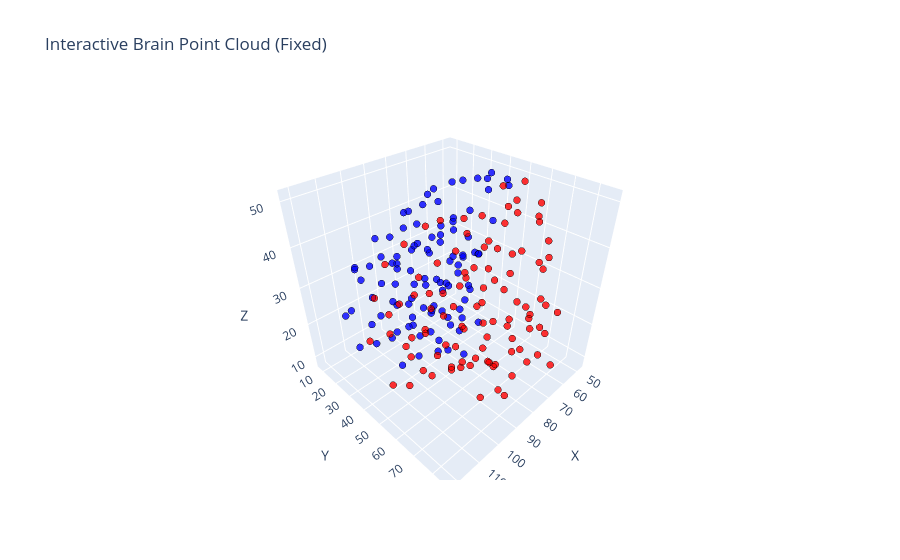

Source (notebook cell):
### Code cell
import plotly.graph_objects as go
import numpy as np

# Your [200,3] tensor
pc = cloud.cpu().numpy()  # Ensure numpy

# Colors & indices as arrays
colors = np.array(['blue'] * 100 + ['red'] * 100)
customdata = np.arange(200)

fig = go.Figure(data=[go.Scatter3d(
    x=pc[:,0], y=pc[:,1], z=pc[:,2],
    mode='markers',
    marker=dict(size=4, color=colors, line=dict(width=0.5, color='black'), opacity=0.8),
    name='Left (blue) / Right (red)',
    hovertemplate='<b>Point %{customdata}</b><br>X: %{x:.3f}<br>Y: %{y:.3f}<br>Z: %{z:.3f}<extra></extra>',
    customdata=customdata  # ✅ np.array
)])

fig.update_layout(
    title="Interactive Brain Point Cloud (Fixed)",
    scene=dict(xaxis_title='X', yaxis_title='Y', zaxis_title='Z', aspectmode='cube')
)
fig.show()

### Figure 1 — Plotly figure (JSON) as saved in the notebook; plotly's stock layout.template omitted (floating-point values rounded to 4 significant figures; data arrays with more than 128 entries replaced by an {"elided": "..."} marker saying what was removed)
{"data": [{"customdata": {"elided": "200 int values"}, "hovertemplate": "<b>Point %{customdata}</b><br>X: %{x:.3f}<br>Y: %{y:.3f}<br>Z: %{z:.3f}<extra></extra>", "marker": {"color": {"elided": "200 str values"}, "line": {"color": "black", "width": 0.5}, "opacity": 0.8, "size": 4}, "mode": "markers", "name": "Left (blue) / Right (red)", "type": "scatter3d", "x": {"elided": "200 float values"}, "y": {"elided": "200 float values"}, "z": {"elided": "200 float values"}}], "layout": {"scene": {"aspectmode": "cube", "xaxis": {"title": {"text": "X"}}, "yaxis": {"title": {"text": "Y"}}, "zaxis": {"title": {"text": "Z"}}}, "title": {"text": "Interactive Brain Point Cloud (Fixed)"}}}
